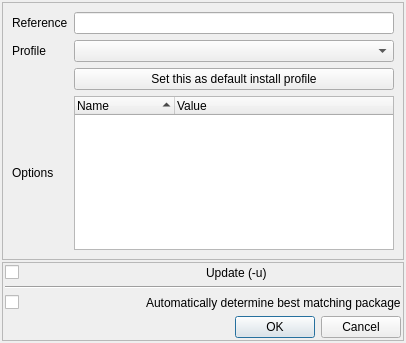
<?xml version="1.0" encoding="UTF-8"?>
<ui version="4.0">
 <class>Dialog</class>
 <widget class="QDialog" name="Dialog">
  <property name="geometry">
   <rect>
    <x>0</x>
    <y>0</y>
    <width>406</width>
    <height>343</height>
   </rect>
  </property>
  <property name="sizePolicy">
   <sizepolicy hsizetype="MinimumExpanding" vsizetype="Fixed">
    <horstretch>0</horstretch>
    <verstretch>0</verstretch>
   </sizepolicy>
  </property>
  <property name="minimumSize">
   <size>
    <width>400</width>
    <height>100</height>
   </size>
  </property>
  <property name="sizeIncrement">
   <size>
    <width>0</width>
    <height>0</height>
   </size>
  </property>
  <property name="windowTitle">
   <string>Conan Install</string>
  </property>
  <property name="modal">
   <bool>false</bool>
  </property>
  <layout class="QGridLayout" name="gridLayout">
   <property name="leftMargin">
    <number>2</number>
   </property>
   <property name="topMargin">
    <number>2</number>
   </property>
   <property name="rightMargin">
    <number>2</number>
   </property>
   <property name="bottomMargin">
    <number>2</number>
   </property>
   <property name="spacing">
    <number>2</number>
   </property>
   <item row="0" column="0">
    <widget class="QFrame" name="main_frame">
     <property name="frameShape">
      <enum>QFrame::Shape::StyledPanel</enum>
     </property>
     <property name="frameShadow">
      <enum>QFrame::Shadow::Raised</enum>
     </property>
     <layout class="QFormLayout" name="formLayout">
      <item row="0" column="1">
       <widget class="ConanRefLineEdit" name="conan_ref_line_edit">
        <property name="sizePolicy">
         <sizepolicy hsizetype="MinimumExpanding" vsizetype="Fixed">
          <horstretch>0</horstretch>
          <verstretch>0</verstretch>
         </sizepolicy>
        </property>
        <property name="minimumSize">
         <size>
          <width>0</width>
          <height>0</height>
         </size>
        </property>
        <property name="maximumSize">
         <size>
          <width>1024</width>
          <height>16777215</height>
         </size>
        </property>
        <property name="text">
         <string/>
        </property>
        <property name="maxLength">
         <number>1024</number>
        </property>
        <property name="frame">
         <bool>true</bool>
        </property>
       </widget>
      </item>
      <item row="1" column="0">
       <widget class="QLabel" name="profile_label">
        <property name="text">
         <string>Profile</string>
        </property>
       </widget>
      </item>
      <item row="1" column="1">
       <widget class="QComboBox" name="profile_cbox"/>
      </item>
      <item row="2" column="1">
       <widget class="QPushButton" name="set_default_install_profile_button">
        <property name="text">
         <string>Set this as default install profile</string>
        </property>
       </widget>
      </item>
      <item row="3" column="0">
       <widget class="QLabel" name="conan_opts_label">
        <property name="sizePolicy">
         <sizepolicy hsizetype="Preferred" vsizetype="MinimumExpanding">
          <horstretch>0</horstretch>
          <verstretch>0</verstretch>
         </sizepolicy>
        </property>
        <property name="text">
         <string>&lt;html&gt;&lt;head/&gt;&lt;body&gt;&lt;p&gt;Options&lt;/p&gt;&lt;/body&gt;&lt;/html&gt;</string>
        </property>
       </widget>
      </item>
      <item row="3" column="1">
       <widget class="QTreeWidget" name="options_widget">
        <property name="editTriggers">
         <set>QAbstractItemView::EditTrigger::DoubleClicked|QAbstractItemView::EditTrigger::EditKeyPressed</set>
        </property>
        <property name="sortingEnabled">
         <bool>true</bool>
        </property>
        <property name="wordWrap">
         <bool>true</bool>
        </property>
        <attribute name="headerMinimumSectionSize">
         <number>50</number>
        </attribute>
        <column>
         <property name="text">
          <string>Name</string>
         </property>
        </column>
        <column>
         <property name="text">
          <string>Value</string>
         </property>
        </column>
       </widget>
      </item>
      <item row="0" column="0">
       <widget class="QLabel" name="label">
        <property name="text">
         <string>Reference</string>
        </property>
       </widget>
      </item>
     </layout>
    </widget>
   </item>
   <item row="1" column="0">
    <widget class="QFrame" name="bottom_frame">
     <property name="frameShape">
      <enum>QFrame::Shape::StyledPanel</enum>
     </property>
     <property name="frameShadow">
      <enum>QFrame::Shadow::Raised</enum>
     </property>
     <layout class="QVBoxLayout" name="verticalLayout">
      <property name="leftMargin">
       <number>2</number>
      </property>
      <property name="topMargin">
       <number>2</number>
      </property>
      <property name="rightMargin">
       <number>2</number>
      </property>
      <property name="bottomMargin">
       <number>2</number>
      </property>
      <item>
       <layout class="QHBoxLayout" name="horizontalLayout">
        <item>
         <widget class="AnimatedToggle" name="update_check_box">
          <property name="sizePolicy">
           <sizepolicy hsizetype="Minimum" vsizetype="Fixed">
            <horstretch>0</horstretch>
            <verstretch>0</verstretch>
           </sizepolicy>
          </property>
          <property name="text">
           <string/>
          </property>
         </widget>
        </item>
        <item>
         <widget class="QLabel" name="update_label">
          <property name="layoutDirection">
           <enum>Qt::LayoutDirection::RightToLeft</enum>
          </property>
          <property name="text">
           <string>Update (-u)</string>
          </property>
         </widget>
        </item>
       </layout>
      </item>
      <item>
       <widget class="Line" name="line">
        <property name="orientation">
         <enum>Qt::Orientation::Horizontal</enum>
        </property>
       </widget>
      </item>
      <item>
       <layout class="QHBoxLayout" name="horizontalLayout_2">
        <item>
         <widget class="AnimatedToggle" name="auto_install_check_box">
          <property name="sizePolicy">
           <sizepolicy hsizetype="Minimum" vsizetype="Fixed">
            <horstretch>0</horstretch>
            <verstretch>0</verstretch>
           </sizepolicy>
          </property>
          <property name="text">
           <string/>
          </property>
         </widget>
        </item>
        <item>
         <widget class="QLabel" name="auto_install_label">
          <property name="text">
           <string>Automatically determine best matching package</string>
          </property>
         </widget>
        </item>
       </layout>
      </item>
      <item>
       <widget class="QDialogButtonBox" name="button_box">
        <property name="sizePolicy">
         <sizepolicy hsizetype="MinimumExpanding" vsizetype="Fixed">
          <horstretch>0</horstretch>
          <verstretch>0</verstretch>
         </sizepolicy>
        </property>
        <property name="orientation">
         <enum>Qt::Orientation::Horizontal</enum>
        </property>
        <property name="standardButtons">
         <set>QDialogButtonBox::StandardButton::Cancel|QDialogButtonBox::StandardButton::Ok</set>
        </property>
        <property name="centerButtons">
         <bool>false</bool>
        </property>
       </widget>
      </item>
     </layout>
    </widget>
   </item>
  </layout>
 </widget>
 <customwidgets>
  <customwidget>
   <class>AnimatedToggle</class>
   <extends>QCheckBox</extends>
   <header>conan_explorer.ui.widgets.h</header>
  </customwidget>
  <customwidget>
   <class>ConanRefLineEdit</class>
   <extends>QLineEdit</extends>
   <header>conan_explorer.ui.widgets.conan_line_edit.h</header>
  </customwidget>
 </customwidgets>
 <resources/>
 <connections>
  <connection>
   <sender>button_box</sender>
   <signal>accepted()</signal>
   <receiver>Dialog</receiver>
   <slot>accept()</slot>
   <hints>
    <hint type="sourcelabel">
     <x>248</x>
     <y>254</y>
    </hint>
    <hint type="destinationlabel">
     <x>157</x>
     <y>274</y>
    </hint>
   </hints>
  </connection>
  <connection>
   <sender>button_box</sender>
   <signal>rejected()</signal>
   <receiver>Dialog</receiver>
   <slot>reject()</slot>
   <hints>
    <hint type="sourcelabel">
     <x>316</x>
     <y>260</y>
    </hint>
    <hint type="destinationlabel">
     <x>286</x>
     <y>274</y>
    </hint>
   </hints>
  </connection>
 </connections>
</ui>
